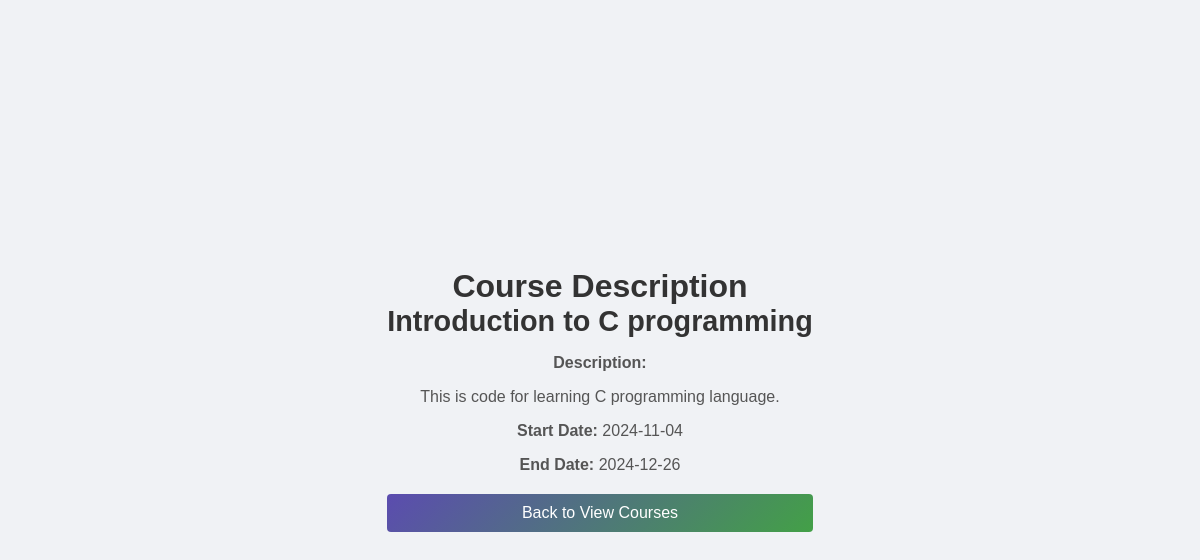
Page /course_description.php?course_id=CSE115.2 (signed in) on the earlier database version.
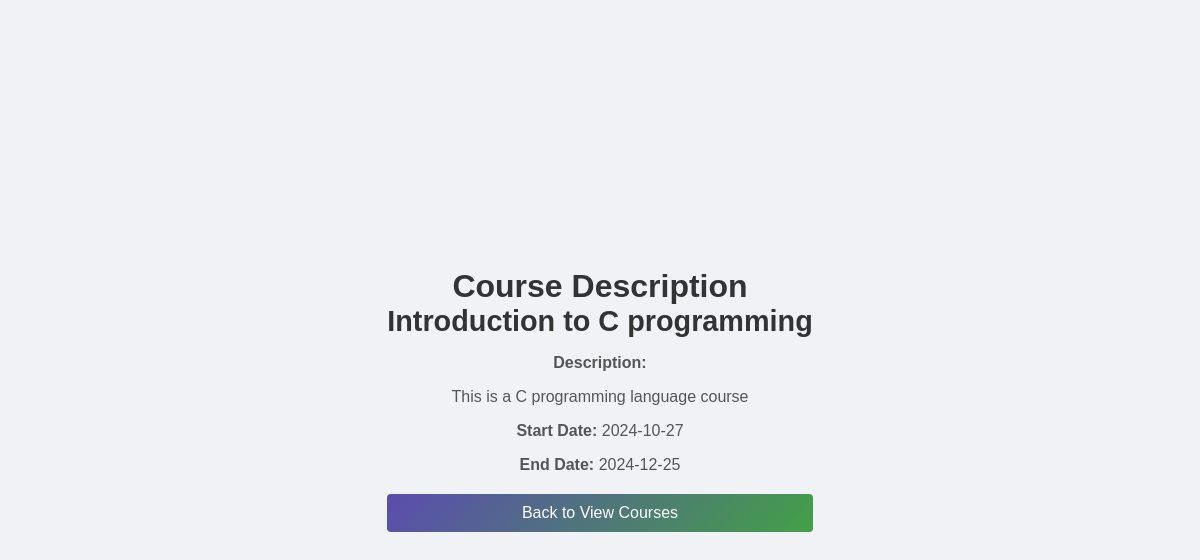
Same page on the later database version.
### tables this page shows
CREATE TABLE `course` (
  `Course_Num` int(20) NOT NULL,
  `Course_ID` varchar(20) NOT NULL,
  `CourseName` varchar(50) DEFAULT NULL,
  `Description` longtext NOT NULL,
  `UserID` varchar(50) NOT NULL,
  `Start_Date` date DEFAULT NULL,
  `End_Date` date NOT NULL
);

### course_description.php (the view, shortened to what this page needs)
<!DOCTYPE html>
<html lang="en">
<head>
    <link rel="stylesheet" href="style.css">
</head>
<body>
    <div style="max-width: 800px; margin: 0 auto; text-align: center;">
        <h1>Course Description</h1>
        <?php
        $userID = $_SESSION['userID'];
        $courseID = isset($_GET['course_id']) ? $_GET['course_id'] : null;
        $conn = new mysqli("localhost", "root", "", "learning_platform");
        $sql = "SELECT * FROM Course WHERE Course_ID = ? AND UserID = ?";
        $stmt = $conn->prepare($sql);
        $stmt->bind_param("ss", $courseID, $userID);
        $stmt->execute();
        $result = $stmt->get_result();
        if ($result->num_rows > 0) {
            $course = $result->fetch_assoc();
            echo "<h2>" . htmlspecialchars($course['CourseName']) . "</h2>";
            echo "<p><strong>Description:</strong></p>";
            echo "<p>" . htmlspecialchars($course['Description']) . "</p>";
            echo "<p><strong>Start Date:</strong> " . htmlspecialchars($course['Start_Date']) . "</p>";
            echo "<p><strong>End Date:</strong> " . htmlspecialchars($course['End_Date']) . "</p>";
        } else {
            echo "<p>Course not found or you do not have permission to view this course.</p>";
        }
        ?>
        <a href="view_course.php">
            <button style="margin-top: 20px; padding: 10px 20px;">Back to View Courses</button>
        </a>
    </div>
</body>
</html>

Differences in the rows shown:
changed course "Introduction to C programming": Description "This is code for learning C programming language." → "This is a C programming language course"; Start_Date "2024-11-04" → "2024-10-27"; End_Date "2024-12-26" → "2024-12-25"
